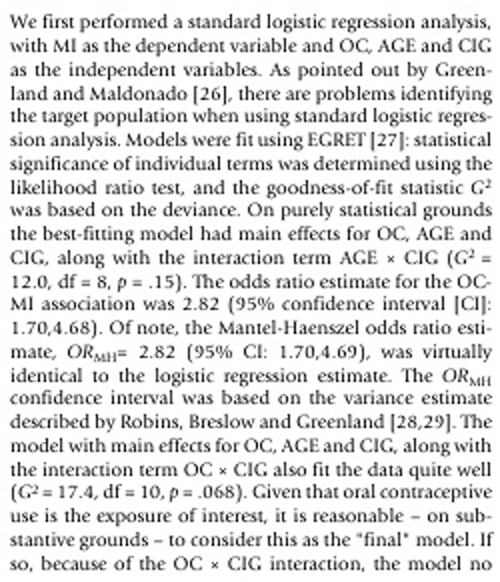
#> input picture temp/scaled_document.png, 500 x 582 px, found by its file name
$ jupyter execute --allow-errors OCR_text_TrOCR.ipynb
#> lines starting #> are read from the running program, lines starting #| are printed output that depends on the picture; after the words box and inside, x2 and y2 are one past the last pixel; in counts of white or black regions, pixels touching at a corner belong together
# Comparación de modelos OCR aplicados a bloques de texto científico. Notebook TrOCR

En esta sección se comparan tres enfoques de reconocimiento óptico de caracteres (OCR) aplicados a un conjunto real de recortes de texto extraídos de artículos científicos. Se evaluaron tanto la precisión como el rendimiento computacional de cada modelo sobre un total de 299 recortes clasificados manualmente como tipo `"text"` del dataset PubLayNet. Se utilizó como referencia un ground truth generado manualmente para cada imagen.

## Modelos evaluados

Los modelos considerados fueron:

- **Tesseract**: motor OCR tradicional, basado en visión clásica y segmentación heurística. Se utilizó con el parámetro `--psm 6` y `--psm 7`.
- **TrOCR** (`microsoft/trocr-base-stage1`): modelo transformer encoder-decoder entrenado para reconocimiento de texto impreso. Utilizado sin fine-tuning.

---

## Tratamiento TrOCR

A diferencia de Tesseract TrOCR no funciona con bloques de texto. Se requiere trabajar con bloques de texto de una sola línea. Para ello se implemento de manera previa un algoritmo de RLSA (`Run Length Smoothing Algoritm`) con el que detectar cada línea y aplicar TrOCR de manera esperada.

### Resultados obtenidos

#### Precisión (comparación con ground truth)

| Modelo           | WER promedio | CER promedio |
|------------------|--------------|--------------|
| **Tesseract**    | **0.13**   | **0.04**   |
| **TrOCR**        | **0.20**| **0.12** |

- **Tesseract** mostró un desempeño altamente efectivo sobre bloques completos, sin necesidad de segmentación previa. La tasa de error a nivel palabra (WER) se mantuvo en torno al 12%, mientras que el error por carácter (CER) fue menor al 5%.
- **TrOCR**, mostró un gran desempeño para considerar que se trabajo con un modelo sin fine-tuning. Sin embargo, sigue siendo una performance peor que la base de Tesseract para este caso.

---

#### Tiempo de inferencia

| Modelo           | Tiempo total (299 imágenes) | Tiempo por imagen | Dispositivo |
|------------------|-----------------------------|--------------------|-------------|
| **Tesseract**    | **~1 minuto**               | ~0.2 s             | CPU         |
| **TrOCR**| **~80 minutos**             | ~16.0 s promedio    | GPU         |

- **Tesseract** procesó el dataset completo en aproximadamente 1 minuto utilizando solo CPU.
- **TrOCR** requirió cerca de 80 minutos con aceleración por GPU. Su arquitectura resulta más pesada computacionalmente, la aplicación de RLSA y segmentación hacen más complejo el pipeline de trabajo.

---

### Conclusión

Para el caso específico de bloques de texto impresos extraídos de artículos científicos, **Tesseract sigue siendo la mejor opción** en términos de precisión, rendimiento y estabilidad general.

Un modelo moderno como **TrOCR** requiere segmentación precisa lo que hace más pesado computacionalment. Sin embargo, su versión sin fine-tunning no presentó diferencias grandes con un modelo con gran base como **Tesseract**, en un futuro puede ser interesante entrenar el modelo base para estos casos y comparar de manera más adecuada (fuera del alcance de este trabajo).

[cell 1]
import cv2
import numpy as np
from skimage.measure import label, regionprops
import matplotlib.pyplot as plt

# TrOCR

Ejemplo RLSA aplicado a un bloque de texto tipo `text`.

[cell 2]
# --- Paso 1: Leer imagen binarizada ---
img_path = "D:\\Users\\Mauro\\TesisIA\\data\\regions\\text\\PMC1431532_00004_2861963.jpg"
img = cv2.imread(img_path, cv2.IMREAD_GRAYSCALE)
#> (the rest of this cell did not finish here and is left out)

Cargamos los modelos de TrOCR que se utilizan en este trabajo.

[cell 3]
from transformers import TrOCRProcessor, VisionEncoderDecoderModel
from PIL import Image
import torch

# Cargar modelo
#> (the rest of this cell did not finish here and is left out)

[cell 4]
def extraer_texto_con_trocr_stage1(binary_image, original_image, model_name: str = "microsoft/trocr-base-stage1", threshold_rlsa=100, expand=15, min_width=30, min_height=5):
    """
    Detecta renglones usando la imagen binaria y aplica TrOCR (base-stage1) sobre la imagen original (grayscale).

    Parámetros:
    - binary_image: imagen binaria (np.ndarray, valores 0/255)
    - original_image: imagen original (np.ndarray, escala de grises)
    - model_name (str): Nombre del modelo TrOCR a utilizar (por defecto 'microsoft/trocr-base-stage1')
    - threshold_rlsa: umbral para RLSA horizontal
    - expand: cantidad de píxeles extra por lado en cada bounding box
    - min_width / min_height: filtros para evitar ruido

    Retorna:
    - texto_concatenado: string con el texto OCR unido
    """

    def rlsa_horizontal(image: np.ndarray, threshold: int) -> np.ndarray:
        rlsa_image = image.copy()
        height, width = rlsa_image.shape
        for row in range(height):
            start = None
            count = 0
            for col in range(width):
                if rlsa_image[row, col] == 0:
                    if start is not None and 0 < count <= threshold:
                        rlsa_image[row, start+1:col] = 0
                    start = col
                    count = 0
                else:
                    count += 1
        return rlsa_image

    # --- Aplicar RLSA ---
    rlsa_result = rlsa_horizontal(binary_image, threshold=threshold_rlsa)
    rlsa_result = np.where(rlsa_result > 0, 255, 0).astype(np.uint8)

    # --- Etiquetar regiones conectadas ---
    binary_mask = (rlsa_result == 0).astype(np.uint8)
    label_img = label(binary_mask)
    props = regionprops(label_img)

    # --- Inicializar modelo y processor ---
    processor = TrOCRProcessor.from_pretrained(model_name)
    model = VisionEncoderDecoderModel.from_pretrained(model_name)

    H, W = binary_image.shape
    lineas_ocr = []

    for prop in props:
        minr, minc, maxr, maxc = prop.bbox
        width = maxc - minc
        height = maxr - minr

        if width < min_width or height < min_height:
            continue

        # Expandir bounding box
        minr = max(0, minr - expand)
        minc = max(0, minc - expand)
        maxr = min(H, maxr + expand)
        maxc = min(W, maxc + expand)

        # Recortar sobre la imagen original
        cropped = original_image[minr:maxr, minc:maxc]
        pil_image = Image.fromarray(cropped).convert("RGB")

        try:
            pixel_values = processor(images=pil_image, return_tensors="pt").pixel_values
            generated_ids = model.generate(pixel_values)
            text = processor.batch_decode(generated_ids, skip_special_tokens=True)[0]
            # Normalizar a minúsculas si el modelo es el impreso
            if model_name == "microsoft/trocr-base-printed":
                text = text.lower()
            lineas_ocr.append((minr, text))
        except Exception as e:
            print(f"Error en línea [{minr}-{maxr}]:", e)

    # --- Ordenar líneas y concatenar ---
    lineas_ocr.sort(key=lambda x: x[0])

    texto_concatenado = ""
    for _, linea in lineas_ocr:
        linea = linea.strip()
        if not texto_concatenado:
            texto_concatenado = linea
        else:
            if texto_concatenado.endswith("-"):
                texto_concatenado = texto_concatenado[:-1] + linea
            else:
                texto_concatenado += " " + linea

    return texto_concatenado

Ejemplo de funcionamiento:

[cell 5]
img = cv2.imread("D:\\Users\\Mauro\\TesisIA\\temp\\scaled_document.png", cv2.IMREAD_GRAYSCALE)
#> img is the input picture: shape (582, 500); min 7, max 255, mean 222.6
_, binary = cv2.threshold(img, 128, 255, cv2.THRESH_BINARY)
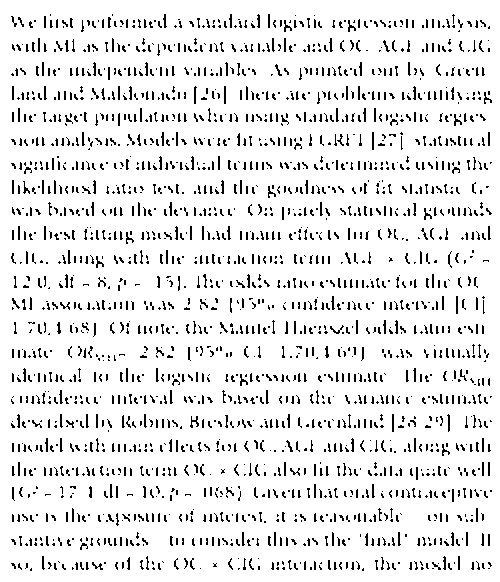
#> binary: shape (582, 500); 90.8% white; black in thin lines or dots
#> (the rest of this cell did not finish here and is left out)

#> after the loop in rlsa_horizontal, `for row in range(height):`:
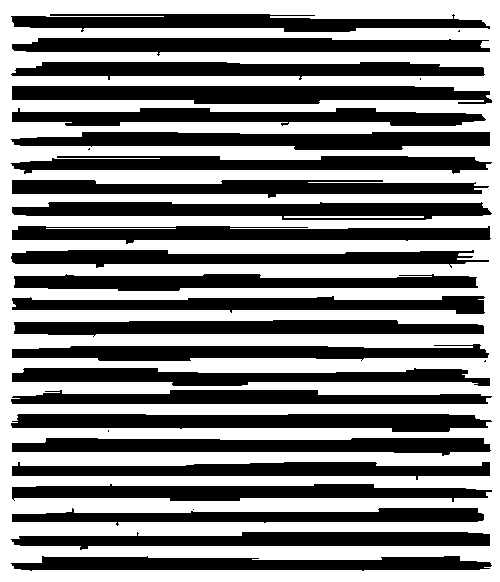
#> rlsa_image: shape (582, 500); 52.1% white; 30 black regions (6 under 20 px), largest, box (x1, y1, x2, y2) and area: (12, 86, 492, 104) 7042, (11, 414, 492, 432) 6614, (11, 132, 490, 150) 6402
#> in extraer_texto_con_trocr_stage1, `binary_mask = (rlsa_result == 0).astype(np.uint8)`: binary_mask: shape (582, 500); values 0 (black) and 1 (white), 47.9% white; 30 white regions (6 under 20 px)
#> in extraer_texto_con_trocr_stage1, `label_img = label(binary_mask)`:
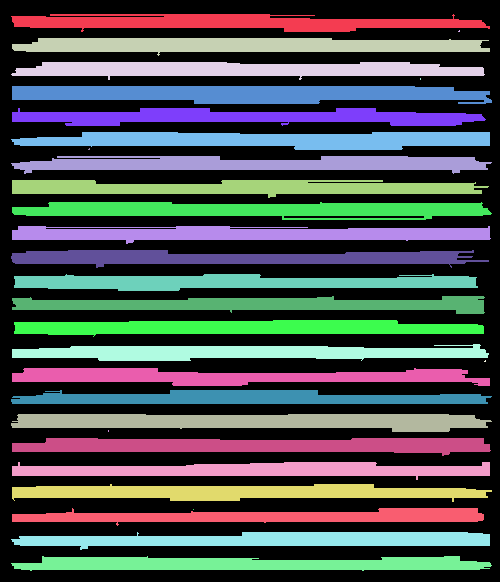
#> label_img: shape (582, 500) int64; 31 distinct labels, from 0 to 30; one colour per label, 0 black
#> in extraer_texto_con_trocr_stage1, `props = regionprops(label_img)`: props = 30 regions; largest, box (x1, y1, x2, y2) and area: (12, 86, 492, 104) 7042, (11, 414, 492, 432) 6614, (11, 132, 490, 150) 6402, (12, 202, 492, 220) 6297, (12, 438, 491, 456) 6176
print(texto)

[cell 6]
import os
import json
import cv2
from jiwer import wer, cer

def evaluar_ocr_global_jiwer(carpeta_imagenes: str, path_ground_truth_json: str, model_name: str = "microsoft/trocr-base-stage1"):
    """
    Evalúa CER, WER, WCC y WRC.
    Compara OCR completo por imagen con su ground truth completo.

    Devuelve una lista de resultados por imagen:
    [
        {
            "nombre": "archivo.png",
            "CER": 0.12,
            "WER": 0.21,
            "WCC": 0.67,
            "WRC": 0.92,
            "OCR": "...",
            "GT": "..."
        },
        ...
    ]
    """
    with open(path_ground_truth_json, 'r', encoding='utf-8') as f:
        gt_dict = json.load(f)

    cer_total = wer_total = wcc_total = wrc_total = 0
    total = 0
    resultados = []

    for nombre_img, texto_gt in gt_dict.items():
        path_img = os.path.join(carpeta_imagenes, nombre_img)
        if not os.path.exists(path_img):
            print(f"❌ Imagen no encontrada: {nombre_img}")
            continue

        original = cv2.imread(path_img, cv2.IMREAD_GRAYSCALE)
        _, binary = cv2.threshold(original, 128, 255, cv2.THRESH_BINARY)

        try:
            texto_ocr = extraer_texto_con_trocr_stage1(binary, original, model_name=model_name)
        except Exception as e:
            print(f"⚠️ Error procesando {nombre_img}: {e}")
            continue

        # Métricas jiwer
        cer_score = cer(texto_gt, texto_ocr)
        wer_score = wer(texto_gt, texto_ocr)

        # --- Nueva métrica: WCC ---
        gt_vocab = set(texto_gt.split())
        ocr_vocab = set(texto_ocr.split())
        wcc_score = len(gt_vocab & ocr_vocab) / len(gt_vocab) if gt_vocab else 0

        # --- Nueva métrica: WRC ---
        gt_len = len(texto_gt.split())
        ocr_len = len(texto_ocr.split())
        wrc_score = 1 - (abs(ocr_len - gt_len) / gt_len) if gt_len > 0 else 0

        # Acumuladores
        cer_total += cer_score
        wer_total += wer_score
        wcc_total += wcc_score
        wrc_total += wrc_score
        total += 1

        print(f"[{nombre_img}] CER: {cer_score:.3f} | WER: {wer_score:.3f} | WCC: {wcc_score:.3f} | WRC: {wrc_score:.3f}")
        print("OCR:", texto_ocr)
        print("GT :", texto_gt)
        print("---")

        resultados.append({
            "nombre": nombre_img,
            "CER": cer_score,
            "WER": wer_score,
            "WCC": wcc_score,
            "WRC": wrc_score,
            "OCR": texto_ocr,
            "GT": texto_gt
        })

    if total > 0:
        print(f"\n✅ CER promedio: {cer_total / total:.3f}")
        print(f"✅ WER promedio: {wer_total / total:.3f}")
        print(f"✅ WCC promedio: {wcc_total / total:.3f}")
        print(f"✅ WRC promedio: {wrc_total / total:.3f}")
    else:
        print("⚠️ No se procesó ninguna imagen válida.")

    return resultados

## Resultados TrOCR base stage 1

#> (a cell that did not finish here is left out)

#> (reads data/annotations/ocr_text_labels.json from the repository)

[cell 8]
import json

# [4 lines left out: function guardar_resultados_en_json, not called in this run]

import csv

# [21 lines left out: function guardar_resultados_en_csv, not called in this run]

#> (a cell that did not finish here is left out)

[cell 10]
import pandas as pd

#> (the rest of this cell did not finish here and is left out)

#> (a cell that did not finish here is left out)

## Resultados trocr-small-stage1

#> (a cell that did not finish here is left out)

#| ❌ Imagen no encontrada: PMC1431532_00004_2861961.jpg

#> (a cell that did not finish here is left out)

[cell 14]
import pandas as pd

#> (the rest of this cell did not finish here and is left out)

#> (a cell that did not finish here is left out)

#> (a cell that did not finish here is left out)

#| ❌ Imagen no encontrada: PMC1431532_00004_2861961.jpg
